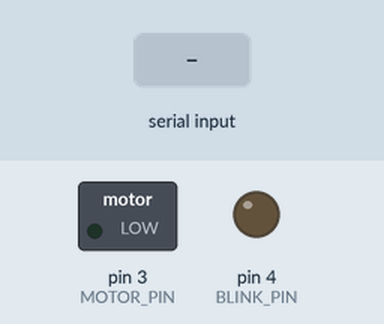
The sketch below on a simulated Arduino Uno, built with avr-gcc and run on an emulated ATmega328P. On the bench: switched loads named in the sketch (green lamp = pin HIGH), output pins drawn as LEDs (lit = HIGH). Inputs (shaded band) come from the test bench. What the sketch prints to the serial monitor is not drawn.

Above: at 1.2 s.
1.3 s: "H" received over Serial
At 1.7 s:
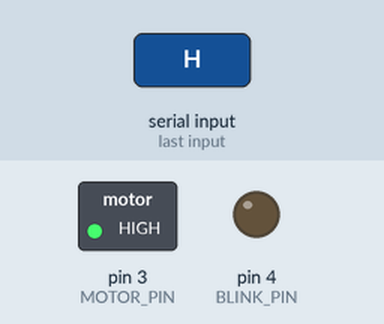
3.3 s: "B" received over Serial
At 3.45 s:
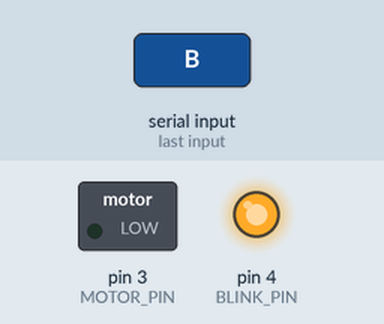
Timing chart, 0 to 6.3 s (numbered marks = the images above; inputs shaded):
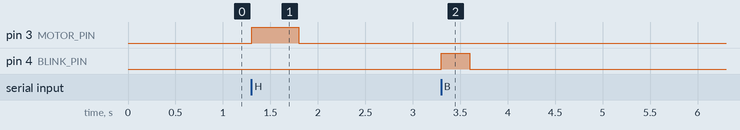

Measured:
- after the input at 1.3 s, pin 3 (MOTOR_PIN): LOW → HIGH at once, → LOW 0.50 s later
- after the input at 3.3 s, pin 4 (BLINK_PIN): LOW → HIGH at once, → LOW 0.30 s later

The sketch:

arduino.ino
```cpp
const int MOTOR_PIN = 3;
const int BLINK_PIN = 4;

void setup() {
  pinMode(MOTOR_PIN, OUTPUT);
  pinMode(BLINK_PIN, OUTPUT);
  digitalWrite(MOTOR_PIN, LOW);
  digitalWrite(BLINK_PIN, LOW);

  Serial.begin(9600);
  Serial.println("Arduino ready");
}

void loop() {
  if (Serial.available() > 0) {
    char emotion = Serial.read();

    if (emotion == 'H') {
      Serial.println("Happy received → move head");
      digitalWrite(MOTOR_PIN, HIGH);
      delay(500);
      digitalWrite(MOTOR_PIN, LOW);
    }
    else if (emotion == 'B') {
      Serial.println("Sad received → blink");
      digitalWrite(BLINK_PIN, HIGH);
      delay(300);
      digitalWrite(BLINK_PIN, LOW);
    }
    else {
      Serial.println("Neutral or unknown → do nothing");
    }
  }
}
```
